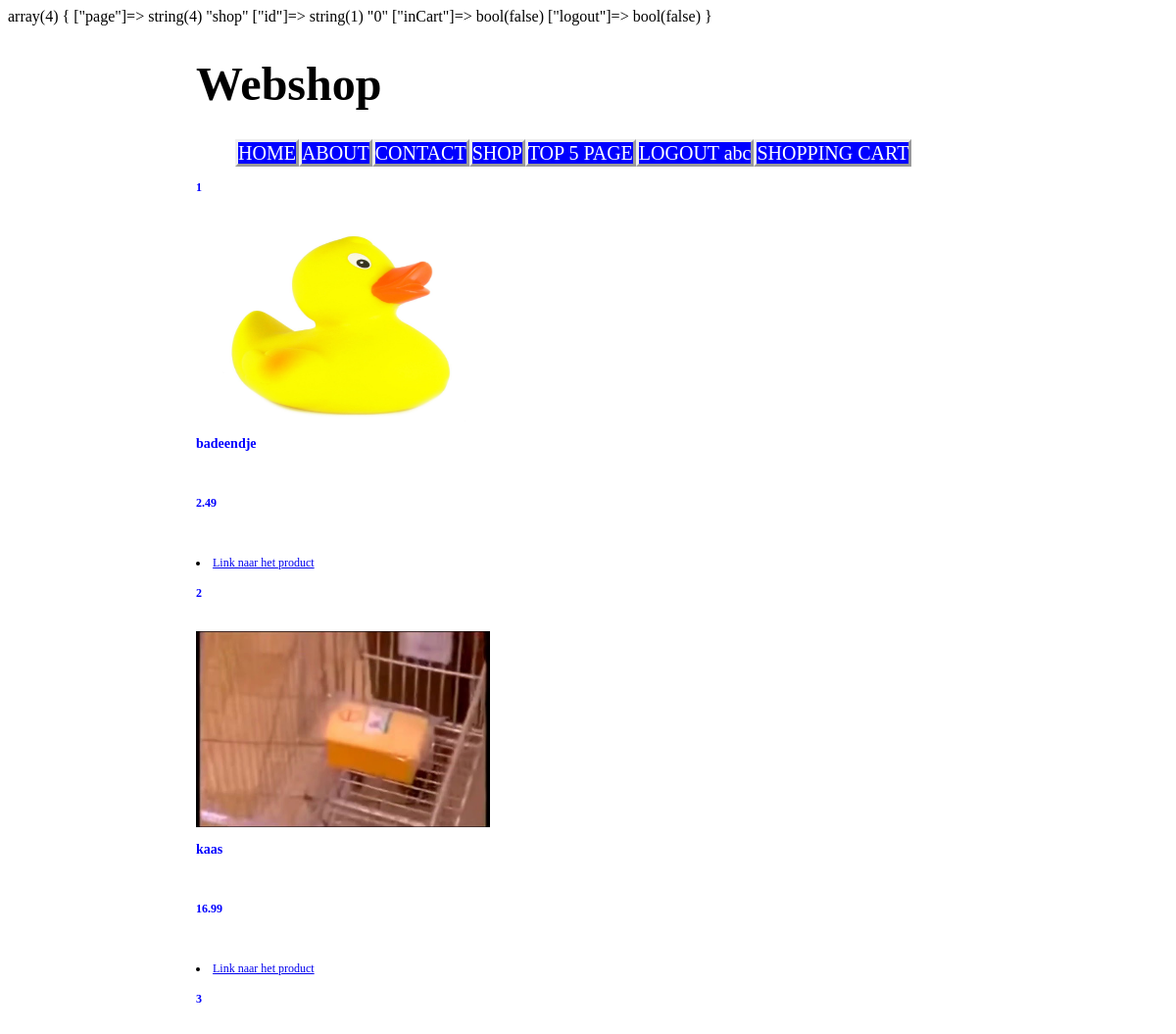
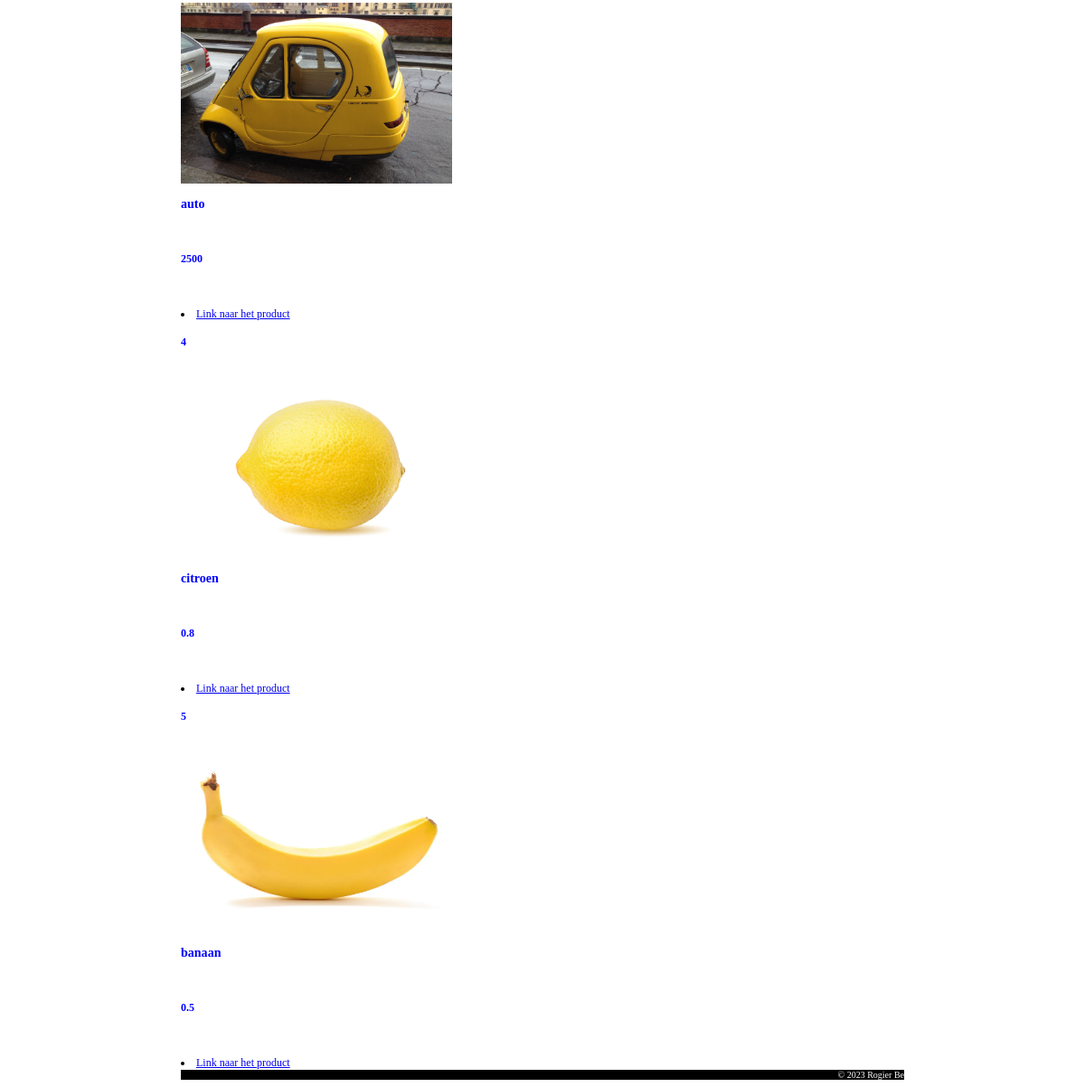
/business/index.php?page=shop (signed in), run on the app's committed database (2 pictures, top to bottom).
### tables this page shows
CREATE TABLE `products` (
  `id` int(11) NOT NULL,
  `name` text NOT NULL,
  `description` text NOT NULL,
  `imageName` text NOT NULL,
  `price` double NOT NULL
);

### presentation/showResponsePage/showBody/showContent/showShopContent/showShopItem.php (called while the page is built)
<?php
include('showProductInfo.php');
include('showShopLink.php');
function showShopItem($x){
  $productInfo = getProductInfo($x);
  showProductInfo($productInfo);
  showShopLink($x, false, 'Link naar het product');
}
?>

### presentation/showResponsePage/showBody.php (called while the page is built, shortened)
<?php
include('showBody/bodyStart.php');
include('showBody/showHeader.php');
include('showBody/showMenu.php');
include('showBody/showFooter.php');
include('showBody/bodyEnd.php');
function showBody($page, $inputs, $errs){
  showContent($page, $inputs, $errs);
}
?>

### data/dataRead.php (called while the page is built, shortened)
<?php
function connect(){
  $servername = "localhost";
  $username = "webshop_rogier";
  $password = "webshoprogier";
  $DBName = "rogiers_webshop";
  $conn = mysqli_connect($servername, $username, $password, $DBName);
  return $conn;
}
function getProductInfo($id){
  $conn = connect();
  $productInfo = mysqli_fetch_array(mysqli_query($conn, 'SELECT * FROM products WHERE id = '.$id));
  return $productInfo;
}
?>

### presentation/showResponsePage/showBody/showContent/showShopContent/showProductInfo.php (the view)
<?php
function showProductInfo($productInfo){
  echo '<p><h4 class = "id">'.$productInfo['id'].'</h4><br><img src="Images/'.$productInfo['imageName'].'", height = 200, width = 300 ></h4><br><h3 class = "name">'.$productInfo['name'].'</h3><br><h4 class = "price">'.$productInfo['price'].'</h4></p><br><br>';
}
?>

### presentation/showResponsePage/showBody/showContent/showShopContent.php
<?php
include('showShopContent/showShopItem.php');
function showShopContent(){
  for($x = 1; $x <= 5; $x++){
    showShopItem($x);
  }
}
?>

### presentation/showResponsePage/showBody/showContent/showShopContent/showShopLink.php
<?php
function showShopLink($x, $inCart, $message){
  echo '<li><a href="index.php?page=details&id='.strval($x).'&inCart='.$inCart.'">'.$message.'</a></li>';
}
?>

### business/CSS/stylesheet.css (style rules this page uses)
h3.name { color:blue; }
h4.id { color:blue; }
h4.price { color:blue; }

### data on the page
products: id "1", imageName (picture), name "badeendje", price "2.49"
products: id "2", imageName (picture), name "kaas", price "16.99"
products: id "3", imageName (picture), name "auto", price "2500"
products: id "4", imageName (picture), name "citroen", price "0.8"
products: id "5", imageName (picture), name "banaan", price "0.5"

### other printed values
$label "HOME ABOUT CONTACT SHOP TOP 5 PAGE LOGOUT abc SHOPPING CART"
